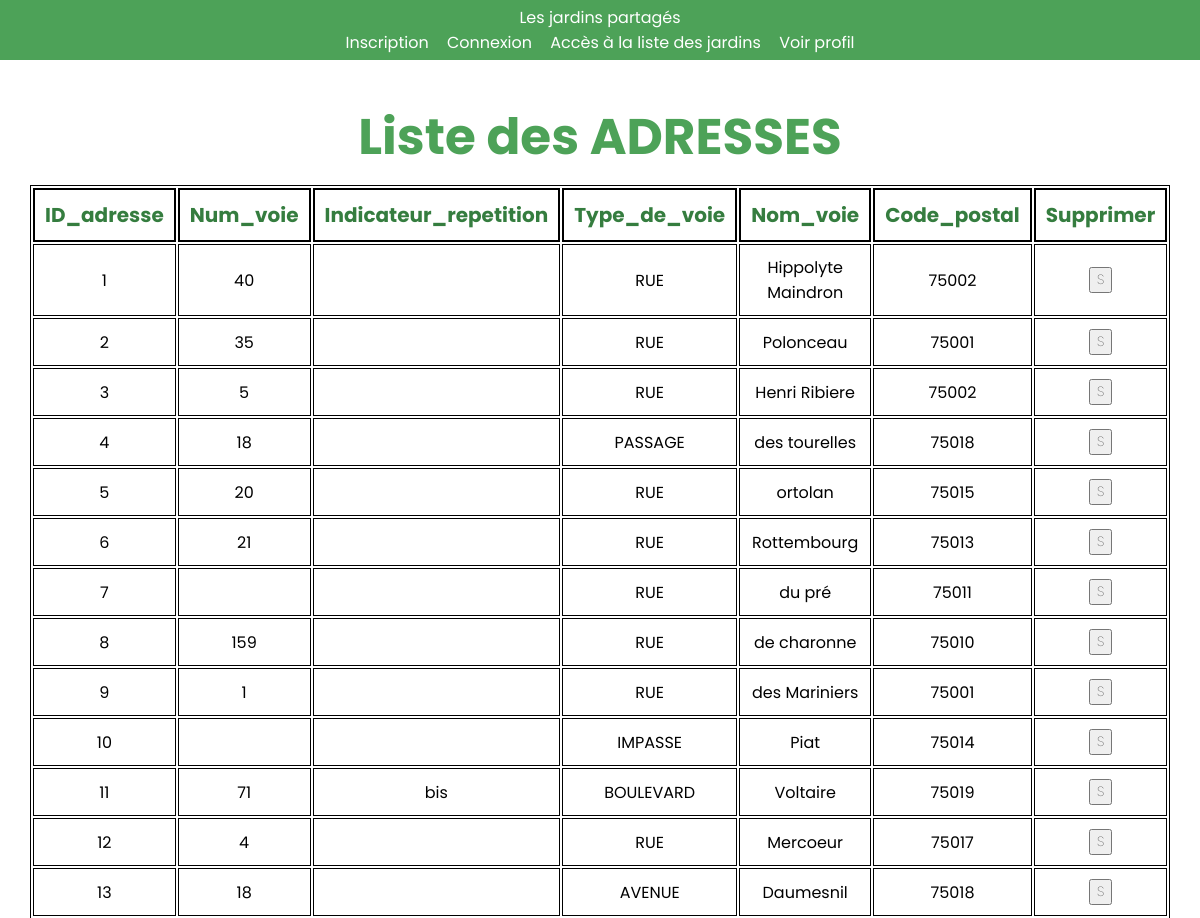
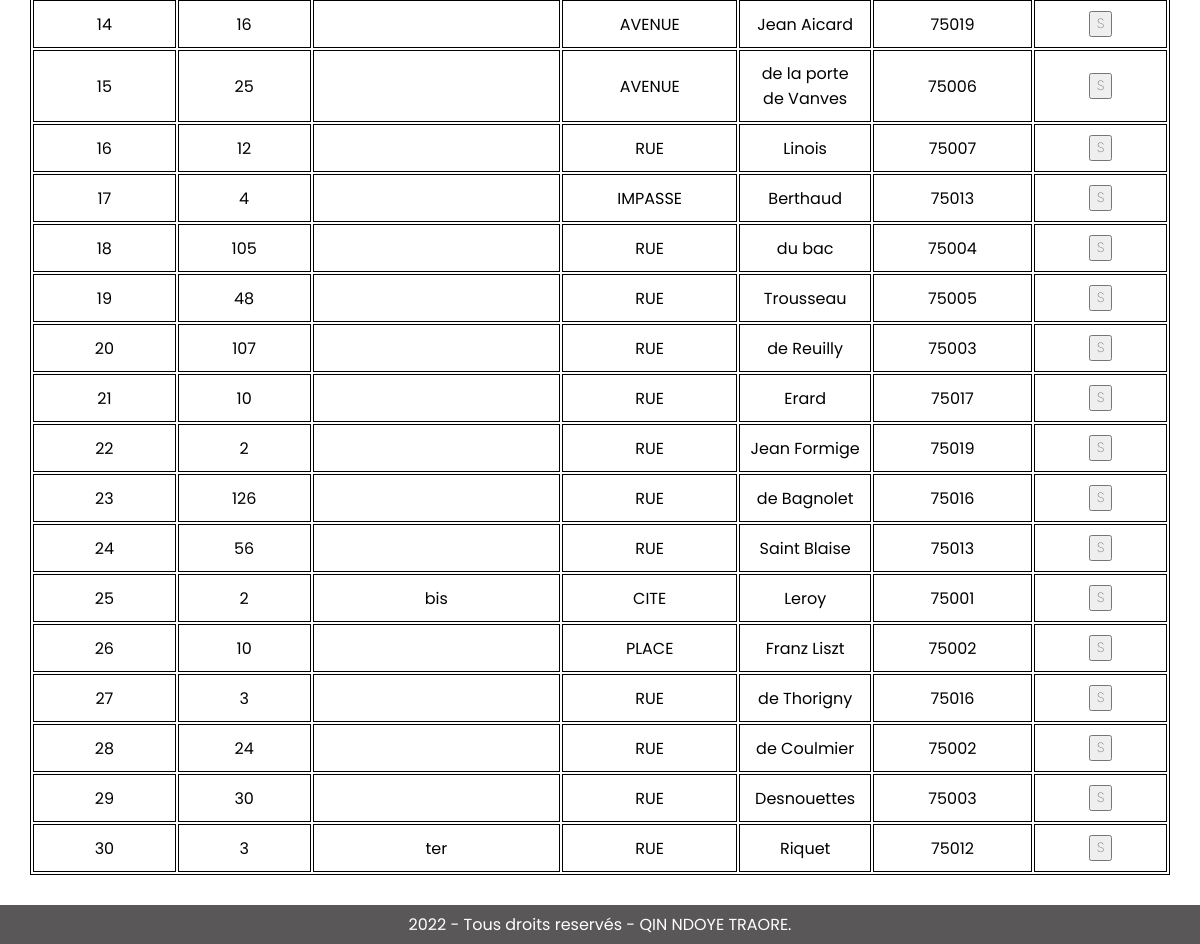
Page /admin/afficheADRESSE.php on the committed database (2 pictures, top to bottom).
### tables this page shows
CREATE TABLE ADRESSE(
  id_adresse INT PRIMARY KEY AUTO_INCREMENT,
  num_voie VARCHAR(50),
  indicateur_eventuel_repetition VARCHAR(50),
  type_de_voie VARCHAR(50) NOT NULL,
  nom_voie VARCHAR(50) NOT NULL,
  code_postal INT NOT NULL
);

### admin/afficheADRESSE.php (the view, shortened to what this page needs)
<header>
            <div class="conteneur">
                <div>
                    <a href="../index.php">Les jardins partagés</a>
                </div>
                <nav>
                    <a href="../accueil_adh.php?page=inscription">Inscription</a>
                    <a href="../accueil_adh.php?page=connexion">Connexion</a>
                    <a href="../accueil_adh.php?page=liste">Accès à la liste des jardins</a>
                    <a href="../accueil_adh.php?page=profil">Voir profil</a>
                </nav>
            </div>
        </header>
        <section>
            <div class="conteneur">
<?php
require_once("../inc/entete.inc.php");
function formSuppression($login){
return '<form method="POST" action="../accueil_adh.php?page=supprimer">
    <input type=hidden name="id_adresse" value="'.$login.'">
    <input type="submit" name="submit" value="S" />
    </form>';
}
?>
<h1>Liste des ADRESSES </h1>
<table>
    <tr>
        <th>ID_adresse</th>
        <th>Num_voie</th>
        <th>Indicateur_repetition</th>
        <th>Type_de_voie</th>
        <th>Nom_voie</th>
        <th>Code_postal</th>
        <th>Supprimer</th>
    </tr>
    <?php
    try {
        $db = connectBD();
        foreach ($db->query('SELECT * from ADRESSE') as $ligne) {
            echo '<tr>
                <td>' . $ligne['id_adresse'] . '</td>
                <td>' . $ligne['num_voie'] . '</td>
                <td>' . $ligne['indicateur_eventuel_repetition'] . '</td>
                <td>' . $ligne['type_de_voie'] . '</td>
                <td>' . $ligne['nom_voie'] . '</td>
                <td>' . $ligne['code_postal'] . '</td><td>';
                echo formSuppression($ligne['id_adresse']);
                echo '</td></tr>';
        }
    } catch (PDOException $e) {
        echo '<div class=erreur> Erreur de connexion à la base de données ! </div>';
        echo  $e->getMessage() . "<br/>";
        die();
    }
    ?>
</table>
<?php require_once('../inc/bas.inc.php'); ?>

### inc/css/style.css (style rules this page uses)
* { margin: 0; font-family: 'Poppins', sans-serif; }
a { text-decoration: none; color: #000; }
h1 { font-size: 50px; text-align: center; color: #4da258; padding: 10px; flex-direction: column; }
form { text-align: center; }
.conteneur { margin: 0 auto; }
table { border:1px solid black; position:relative; text-align: center; margin-left: auto; margin-right: auto; }
th { font-size: 20px; color: #357d3f; padding: 10px; border:2px solid black; text-align: center; }
td { border:1px solid rgb(0, 0, 0); text-align: center; padding: 10px; }
header { background: #4da258; padding: 5px; text-align: center; }
header nav { display: inline; }
header a { color: #ffffff; text-decoration: none; padding: 7px; }
section { padding: 30px; min-height: 800px; text-align: center; }
input { font-weight: 70; }
body { background-color:#ffffff; font-family:Verdana,Helvetica,Arial,sans-serif; }

### rows in the picture
adresse: id_adresse "1", num_voie "40", type_de_voie "RUE", nom_voie "Hippolyte Maindron", code_postal "75002"
adresse: id_adresse "2", num_voie "35", type_de_voie "RUE", nom_voie "Polonceau", code_postal "75001"
adresse: id_adresse "3", num_voie "5", type_de_voie "RUE", nom_voie "Henri Ribiere", code_postal "75002"
adresse: id_adresse "4", num_voie "18", type_de_voie "PASSAGE", nom_voie "des tourelles", code_postal "75018"
adresse: id_adresse "5", num_voie "20", type_de_voie "RUE", nom_voie "ortolan", code_postal "75015"
adresse: id_adresse "6", num_voie "21", type_de_voie "RUE", nom_voie "Rottembourg", code_postal "75013"
adresse: id_adresse "7", type_de_voie "RUE", nom_voie "du pré", code_postal "75011"
adresse: id_adresse "8", num_voie "159", type_de_voie "RUE", nom_voie "de charonne", code_postal "75010"
adresse: id_adresse "9", num_voie "1", type_de_voie "RUE", nom_voie "des Mariniers", code_postal "75001"
adresse: id_adresse "10", type_de_voie "IMPASSE", nom_voie "Piat", code_postal "75014"
adresse: id_adresse "11", num_voie "71", indicateur_eventuel_repetition "bis", type_de_voie "BOULEVARD", nom_voie "Voltaire", code_postal "75019"
adresse: id_adresse "12", num_voie "4", type_de_voie "RUE", nom_voie "Mercoeur", code_postal "75017"
adresse: id_adresse "13", num_voie "18", type_de_voie "AVENUE", nom_voie "Daumesnil", code_postal "75018"
adresse: id_adresse "14", num_voie "16", type_de_voie "AVENUE", nom_voie "Jean Aicard", code_postal "75019"
adresse: id_adresse "15", num_voie "25", type_de_voie "AVENUE", nom_voie "de la porte de Vanves", code_postal "75006"
adresse: id_adresse "16", num_voie "12", type_de_voie "RUE", nom_voie "Linois", code_postal "75007"
adresse: id_adresse "17", num_voie "4", type_de_voie "IMPASSE", nom_voie "Berthaud", code_postal "75013"
adresse: id_adresse "18", num_voie "105", type_de_voie "RUE", nom_voie "du bac", code_postal "75004"
adresse: id_adresse "19", num_voie "48", type_de_voie "RUE", nom_voie "Trousseau", code_postal "75005"
adresse: id_adresse "20", num_voie "107", type_de_voie "RUE", nom_voie "de Reuilly", code_postal "75003"
adresse: id_adresse "21", num_voie "10", type_de_voie "RUE", nom_voie "Erard", code_postal "75017"
adresse: id_adresse "22", num_voie "2", type_de_voie "RUE", nom_voie "Jean Formige", code_postal "75019"
adresse: id_adresse "23", num_voie "126", type_de_voie "RUE", nom_voie "de Bagnolet", code_postal "75016"
adresse: id_adresse "24", num_voie "56", type_de_voie "RUE", nom_voie "Saint Blaise", code_postal "75013"
adresse: id_adresse "25", num_voie "2", indicateur_eventuel_repetition "bis", type_de_voie "CITE", nom_voie "Leroy", code_postal "75001"
adresse: id_adresse "26", num_voie "10", type_de_voie "PLACE", nom_voie "Franz Liszt", code_postal "75002"
adresse: id_adresse "27", num_voie "3", type_de_voie "RUE", nom_voie "de Thorigny", code_postal "75016"
adresse: id_adresse "28", num_voie "24", type_de_voie "RUE", nom_voie "de Coulmier", code_postal "75002"
adresse: id_adresse "29", num_voie "30", type_de_voie "RUE", nom_voie "Desnouettes", code_postal "75003"
adresse: id_adresse "30", num_voie "3", indicateur_eventuel_repetition "ter", type_de_voie "RUE", nom_voie "Riquet", code_postal "75012"
